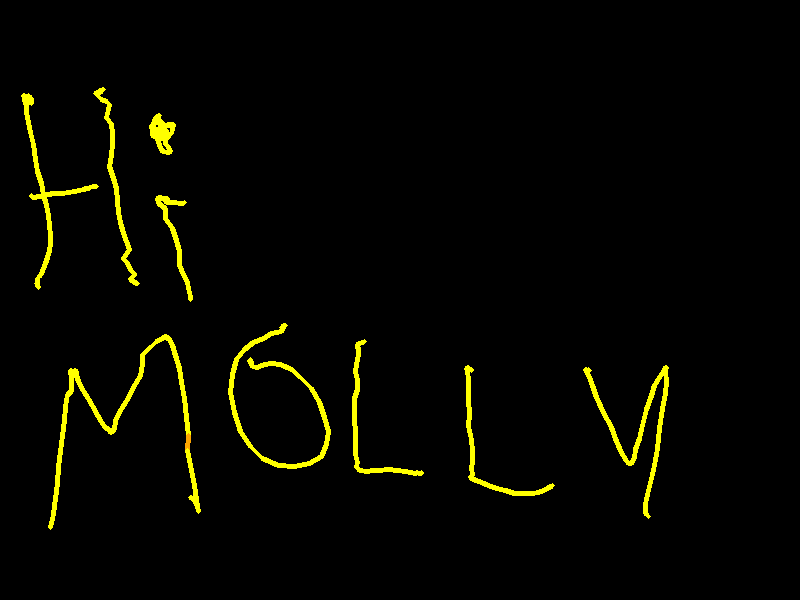
#> input picture images/image_20251208_230749.png, 800 x 600 px, given in place of the camera
$ python final_whiteboard.py
#> lines starting #> are read from the running program, lines starting #| are printed output that depends on the picture; after the words box and inside, x2 and y2 are one past the last pixel; in counts of white or black regions, pixels touching at a corner belong together
import cv2
import numpy as np
import os
from datetime import datetime


# [12 lines left out: function order_points, not called in this run]


def find_surface(frame, min_area_ratio=0.005):
    gray = cv2.cvtColor(frame, cv2.COLOR_BGR2GRAY)
    blur = cv2.GaussianBlur(gray, (5, 5), 0)

    _, thresh = cv2.threshold(
        blur, 0, 255, cv2.THRESH_BINARY + cv2.THRESH_OTSU
    )

    # If the bright area is the background instead of the paper,
    # invert so the paper is white on black.
    if np.mean(thresh) > 127:
        thresh = 255 - thresh

    # Clean up noise
    kernel = np.ones((5, 5), np.uint8)
    thresh = cv2.morphologyEx(thresh, cv2.MORPH_CLOSE, kernel, iterations=2)
    thresh = cv2.morphologyEx(thresh, cv2.MORPH_OPEN, kernel, iterations=1)

    contours, _ = cv2.findContours(
        thresh, cv2.RETR_EXTERNAL, cv2.CHAIN_APPROX_SIMPLE
    )

    if not contours:
        return None

    h, w = gray.shape[:2]
    min_area = min_area_ratio * w * h

    # Pick largest bright blob
    cnt = max(contours, key=cv2.contourArea)
    area = cv2.contourArea(cnt)
    if area < min_area:
        return None

    # Try to approximate as a 4-corner polygon
    peri = cv2.arcLength(cnt, True)
    approx = cv2.approxPolyDP(cnt, 0.02 * peri, True)

    if len(approx) == 4 and cv2.isContourConvex(approx):
        pts = approx.reshape(4, 2).astype("float32")
        return order_points(pts)
    else:
        # Fallback: axis-aligned bounding box of that bright region
        x, y, bw, bh = cv2.boundingRect(cnt)
        pts = np.array([
            [x,         y        ],
            [x + bw,    y        ],
            [x + bw,    y + bh   ],
            [x,         y + bh   ]
        ], dtype="float32")
        return order_points(pts)


def classify_crayola_color(h, s, v, paper_v=None):
    """
    Map HSV values to an approximate Crayola-like color.
    NOTE: we are NOT trying to classify black here; black is excluded by the mask.
    """
    if paper_v is None or paper_v <= 0:
        paper_v = 220.0

    dark_thresh = 0.60 * paper_v

    # Low saturation but reasonably bright -> gray-ish
    if s < 35 and v > dark_thresh:
        return "gray", (128, 128, 128)

    # Red region (wrap-around)
    if h < 8 or h >= 172:
        return "red", (0, 0, 255)

    # Orange / brown region
    if 8 <= h < 22:
        if v < dark_thresh:
            return "brown", (42, 42, 165)
        else:
            return "orange", (0, 165, 255)

    # Yellow
    if 22 <= h < 35:
        return "yellow", (0, 255, 255)

    # Yellow-green / lime
    if 35 <= h < 50:
        return "yellow-green", (50, 255, 50)

    # Green
    if 50 <= h < 85:
        return "green", (0, 200, 0)

    # Blue-green / teal
    if 85 <= h < 100:
        return "blue-green", (200, 200, 0)

    # Blue
    if 100 <= h < 130:
        return "blue", (255, 0, 0)

    # Purple / violet
    if 130 <= h < 155:
        return "purple", (255, 0, 255)

    # Magenta-ish
    if 155 <= h < 172:
        return "magenta", (255, 0, 200)

    # Fallback
    return "red", (0, 0, 255)


def find_marker_center(frame, board_mask=None):
    """
    Detect marker tip INSIDE the board/paper region in the original camera frame.
    We ONLY look for colorful (high-sat, not-dark) pixels (no black detection).
    """
    hsv = cv2.cvtColor(frame, cv2.COLOR_BGR2HSV)
    h_img, w_img = hsv.shape[:2]

    if board_mask is None:
        board_mask = np.ones((h_img, w_img), dtype=np.uint8) * 255

    s_channel = hsv[:, :, 1]
    v_channel = hsv[:, :, 2]

    # Estimate paper brightness from low-saturation pixels inside board
    paper_mask = (board_mask > 0) & (s_channel < 40)
    paper_vals = v_channel[paper_mask]
    if paper_vals.size > 0:
        paper_v = float(np.mean(paper_vals))
    else:
        paper_v = 220.0

    # ---- Colorful marker mask: high-ish sat, not super dark ----
    v_color_thresh = int(max(40, 0.35 * paper_v))
    lower_color = np.array([0, 80, v_color_thresh])
    upper_color = np.array([179, 255, 255])
    mask_color = cv2.inRange(hsv, lower_color, upper_color)

    # Restrict to board
    mask_all = cv2.bitwise_and(mask_color, board_mask)

    # Clean up
    mask_all = cv2.GaussianBlur(mask_all, (7, 7), 0)
    kernel = np.ones((7, 7), np.uint8)
    mask_all = cv2.morphologyEx(mask_all, cv2.MORPH_OPEN, kernel, iterations=2)
    mask_all = cv2.morphologyEx(mask_all, cv2.MORPH_CLOSE, kernel, iterations=1)

    contours, _ = cv2.findContours(
        mask_all, cv2.RETR_EXTERNAL, cv2.CHAIN_APPROX_SIMPLE
    )
    if not contours:
        return None, None, None

    cnt = max(contours, key=cv2.contourArea)
    if cv2.contourArea(cnt) < 200:
        return None, None, None

    # Center from min enclosing circle
    (x, y), radius = cv2.minEnclosingCircle(cnt)
    center = (int(x), int(y))

    # Centroid for sampling color
    M = cv2.moments(cnt)
    if M["m00"] != 0:
        cx = int(M["m10"] / M["m00"])
        cy = int(M["m01"] / M["m00"])
    else:
        cx, cy = center

    cx = max(0, min(w_img - 1, cx))
    cy = max(0, min(h_img - 1, cy))

    h_val, s_val, v_val = hsv[cy, cx]
    color_name, color_bgr = classify_crayola_color(
        int(h_val), int(s_val), int(v_val), paper_v=paper_v
    )

    return center, color_bgr, color_name


# [6 lines left out: function save_canvas_screenshot, not called in this run]


def main():
    CANVAS_W = 800
    CANVAS_H = 600

    # Black background canvas
    canvas = np.zeros((CANVAS_H, CANVAS_W, 3), dtype=np.uint8)

    prev_canvas_pt = None
    smoothed_canvas_pt = None

    cap = cv2.VideoCapture(0)
    if not cap.isOpened():
        print("Error: Could not open camera.")
        return

    surface_pts = None
    last_color_name = "none"

    # Pen pause (word mode) toggle
    pen_paused = False

    print("Controls:")
    print("  q / ESC : quit")
    print("  c       : clear canvas")
    print("  r       : re-detect surface")
    print("  s       : save screenshot of canvas (right panel) to ./images")
    print("  SPACE   : toggle pen pause / word mode (no drawing when ON)\n")

    while True:
        ret, frame = cap.read()
#> frame is the input picture: shape (600, 800, 3); mean B, G, R 0, 6.5, 6.5
        if not ret:
            print("Error: Could not read frame from camera.")
            break

        # *** MIRRORING FIX: we NO LONGER flip horizontally ***
        # frame = cv2.flip(frame, 1)

        h, w = frame.shape[:2]

        # Detect surface when we don't have it yet
        if surface_pts is None:
            detected_pts = find_surface(frame, min_area_ratio=0.02)
#> in find_surface, `gray = cv2.cvtColor(frame, cv2.COLOR_BGR2GRAY)`:
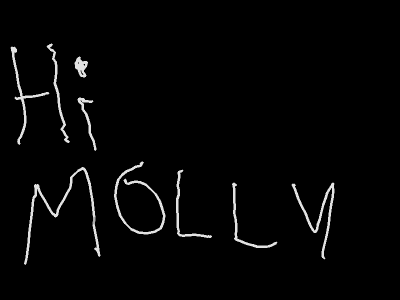
#> gray: shape (600, 800) (shown at 1/2 size); min 0, max 226, mean 5.7
#> in find_surface, `_, thresh = cv2.threshold( blur, 0, 255, cv2.THRESH_BINARY + cv2.THRES..`:
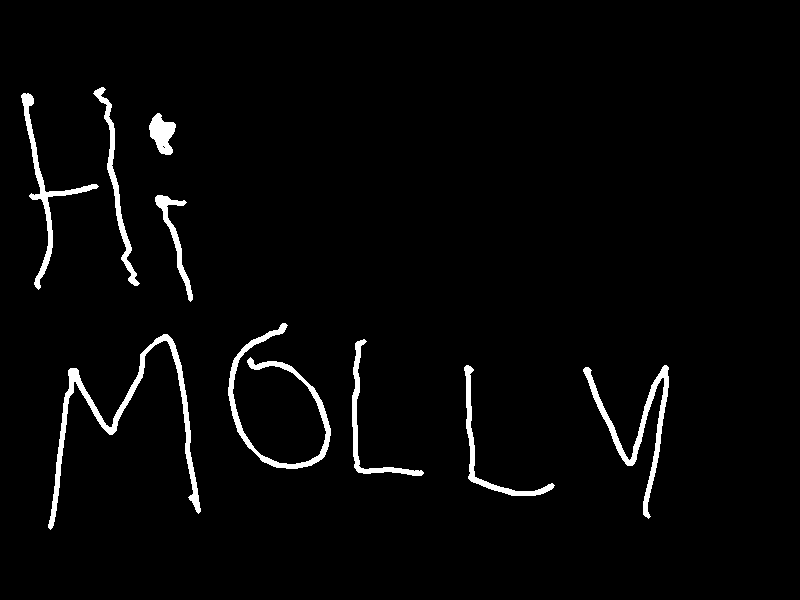
#> thresh: shape (600, 800); 2.7% white; 9 white regions, largest, box (x1, y1, x2, y2) and area: (48, 334, 201, 530) 2883, (228, 323, 331, 469) 2063, (583, 365, 669, 519) 1972
#> in find_surface, `thresh = cv2.morphologyEx(thresh, cv2.MORPH_OPEN, kernel, iterations=1)`:
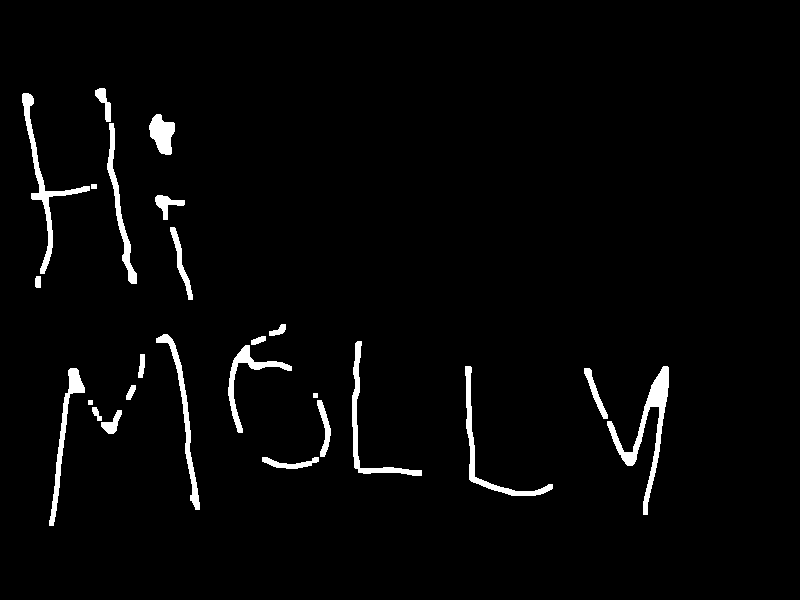
#> thresh: shape (600, 800); 2.7% white; 25 white regions
#> in find_surface, `contours, _ = cv2.findContours( thresh, cv2.RETR_EXTERNAL, cv2.CHAIN_A..`: contours = 25 contours, 2 with area under 20; largest, box (x1, y1, x2, y2) and area: (607, 366, 669, 515) 1589, (22, 93, 90, 274) 1144, (465, 366, 553, 496) 884, (156, 334, 200, 510) 870, (49, 368, 85, 526) 848
#> in find_surface, `cnt = max(contours, key=cv2.contourArea)`: cnt = contour of 229 points, box (x1, y1, x2, y2) (607, 366, 669, 515), area 1589
#> in find_surface, `area = cv2.contourArea(cnt)`: area = 1589

            if detected_pts is not None:
                surface_pts = detected_pts
            else:
                # Fallback = whole frame (not ideal but prevents crash)
                surface_pts = np.array([
                    [0, 0],
                    [w - 1, 0],
                    [w - 1, h - 1],
                    [0, h - 1]
                ], dtype="float32")

        # Compute homographies
        dst_pts = np.array([
            [0, 0],
            [CANVAS_W - 1, 0],
            [CANVAS_W - 1, CANVAS_H - 1],
            [0, CANVAS_H - 1]
        ], dtype="float32")

        H, _ = cv2.findHomography(surface_pts, dst_pts)
        H_inv, _ = cv2.findHomography(dst_pts, surface_pts)

        # Board mask for detection
        board_mask = np.zeros((h, w), dtype=np.uint8)
        cv2.fillPoly(board_mask, [surface_pts.astype(np.int32)], 255)
#> board_mask: shape (600, 800); every value is 255

        # Detect marker in camera space (only colorful, no black)
        marker_center, marker_color, color_name = find_marker_center(
            frame, board_mask=board_mask
        )
#> in find_marker_center, `paper_mask = (board_mask > 0) & (s_channel < 40)`:
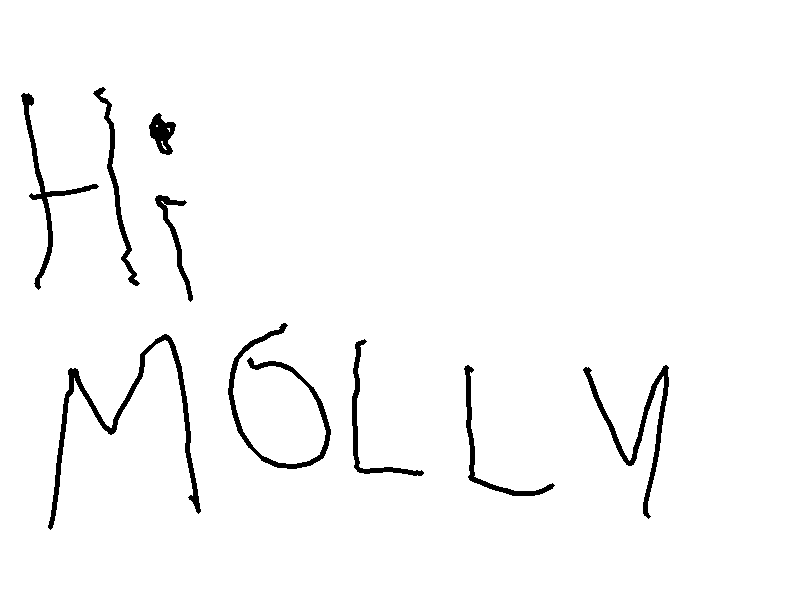
#> paper_mask: shape (600, 800) bool; 97.5% white; 9 black regions
#> in find_marker_center, `paper_v = float(np.mean(paper_vals))`: paper_v = 0
#> in find_marker_center, `v_color_thresh = int(max(40, 0.35 * paper_v))`: v_color_thresh = 40
#> in find_marker_center, `lower_color = np.array([0, 80, v_color_thresh])`: lower_color = [0, 80, 40]
#> in find_marker_center, `mask_all = cv2.morphologyEx(mask_all, cv2.MORPH_OPEN, kernel, iteratio..`:
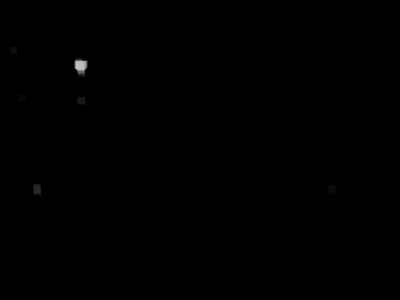
#> mask_all: shape (600, 800) (shown at 1/2 size); min 0, max 191, mean 0.2
#> in find_marker_center, `contours, _ = cv2.findContours( mask_all, cv2.RETR_EXTERNAL, cv2.CHAIN..`: contours = 8 contours; box (x1, y1, x2, y2) and area: (147, 113, 177, 157) 973, (66, 366, 85, 393) 433, (652, 368, 672, 390) 362, (154, 193, 172, 211) 279, (20, 92, 35, 109) 222, (37, 188, 51, 203) 182, (623, 453, 637, 467) 169, (127, 271, 140, 285) 156
#> in find_marker_center, `cnt = max(contours, key=cv2.contourArea)`: cnt = contour of 34 points, box (x1, y1, x2, y2) (147, 113, 177, 157), area 973
#> in find_marker_center, `(x, y), radius = cv2.minEnclosingCircle(cnt)`: x = 162.5; y = 134.5; radius = 23.93
#> in find_marker_center, `center = (int(x), int(y))`: center = (162, 134)
#> in find_marker_center, `M = cv2.moments(cnt)`: M = moments, m00 973, centre m10/m00, m01/m00 = (161.7, 133.7)
#> in find_marker_center, `cx = int(M["m10"] / M["m00"])`: cx = 161
#> in find_marker_center, `cy = int(M["m01"] / M["m00"])`: cy = 133
#> in find_marker_center, `h_val, s_val, v_val = hsv[cy, cx]`: h_val = 30; s_val = 255
#> in find_marker_center, `color_name, color_bgr = classify_crayola_color( int(h_val), int(s_val)..`: color_name = 'yellow'; color_bgr = (0, 255, 255)
#> marker_center = (162, 134); marker_color = (0, 255, 255); color_name = 'yellow'

        if marker_center is None:
            # No marker: reset stroke, but keep pause state
            prev_canvas_pt = None
            smoothed_canvas_pt = None
            color_name_display = last_color_name
        else:
            last_color_name = color_name
#> last_color_name = 'yellow'
            color_name_display = color_name
#> color_name_display = 'yellow'

            if H is not None and not pen_paused:
                # Only draw if pen is NOT paused
                pts = np.array([[marker_center]], dtype="float32")
#> pts = [[162, 134]]
                projected = cv2.perspectiveTransform(pts, H)[0][0]
#> projected = [162, 134]
                u_raw, v_raw = projected[0], projected[1]
#> u_raw = 162; v_raw = 134

                if 0 <= u_raw < CANVAS_W and 0 <= v_raw < CANVAS_H:
                    alpha = 0.3  # smoothing factor
                    if smoothed_canvas_pt is None:
                        sm_u, sm_v = u_raw, v_raw
#> sm_u = 162; sm_v = 134
                    else:
                        prev_u, prev_v = smoothed_canvas_pt
                        sm_u = (1 - alpha) * prev_u + alpha * u_raw
                        sm_v = (1 - alpha) * prev_v + alpha * v_raw

                    u, v = int(sm_u), int(sm_v)
#> u = 162; v = 134
                    smoothed_canvas_pt = (sm_u, sm_v)
#> smoothed_canvas_pt = (162, 134)

                    if prev_canvas_pt is not None:
                        cv2.line(canvas, prev_canvas_pt, (u, v),
                                 marker_color, thickness=4)
                    prev_canvas_pt = (u, v)
#> prev_canvas_pt = (162, 134)
                else:
                    prev_canvas_pt = None
                    smoothed_canvas_pt = None
            else:
                # Pen paused -> do NOT draw, and break the stroke
                prev_canvas_pt = None
                smoothed_canvas_pt = None

        # Warp the canvas back onto the camera paper
        if H_inv is not None:
            overlay = cv2.warpPerspective(canvas, H_inv, (w, h))
#> canvas: shape (600, 800, 3); every value is 0

            overlay_gray = cv2.cvtColor(overlay, cv2.COLOR_BGR2GRAY)
            _, mask_overlay = cv2.threshold(overlay_gray, 10, 255,
                                            cv2.THRESH_BINARY)
#> overlay_gray: shape (600, 800); every value is 0
            mask_overlay_inv = cv2.bitwise_not(mask_overlay)

            frame_bg = cv2.bitwise_and(frame, frame, mask=mask_overlay_inv)
            drawing_fg = cv2.bitwise_and(overlay, overlay, mask=mask_overlay)

            frame_with_drawing = cv2.add(frame_bg, drawing_fg)
        else:
            frame_with_drawing = frame.copy()

        # Draw surface outline
        cv2.polylines(
            frame_with_drawing,
            [surface_pts.astype(np.int32)],
            isClosed=True,
            color=(0, 255, 0),
            thickness=2
        )

        # Show marker on camera panel
        if marker_center is not None and marker_color is not None:
            cv2.circle(frame_with_drawing, marker_center, 7, marker_color, -1)
#> frame_with_drawing: shape (600, 800, 3); mean B, G, R 0, 9.4, 6.5

        # Show current color + pen mode
        mode_text = "PAUSED" if pen_paused else "DRAWING"
        cv2.putText(
            frame_with_drawing,
            f"Color: {color_name_display}  |  Mode: {mode_text}",
            (10, 30),
            cv2.FONT_HERSHEY_SIMPLEX,
            0.7,
            (255, 255, 255),
            2,
            cv2.LINE_AA
        )

        # Left: camera+drawing, Right: canvas
        disp_h, disp_w = 400, 600
        cam_disp = cv2.resize(frame_with_drawing, (disp_w, disp_h))
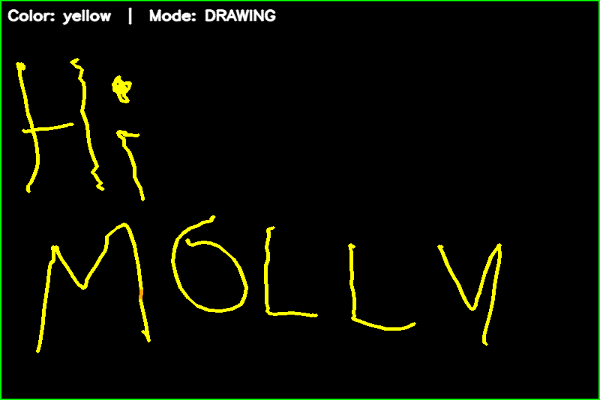
#> cam_disp: shape (400, 600, 3); mean B, G, R 1.5, 10.8, 7.9
        canvas_disp = cv2.resize(canvas, (disp_w, disp_h))

        combined = np.hstack((cam_disp, canvas_disp))
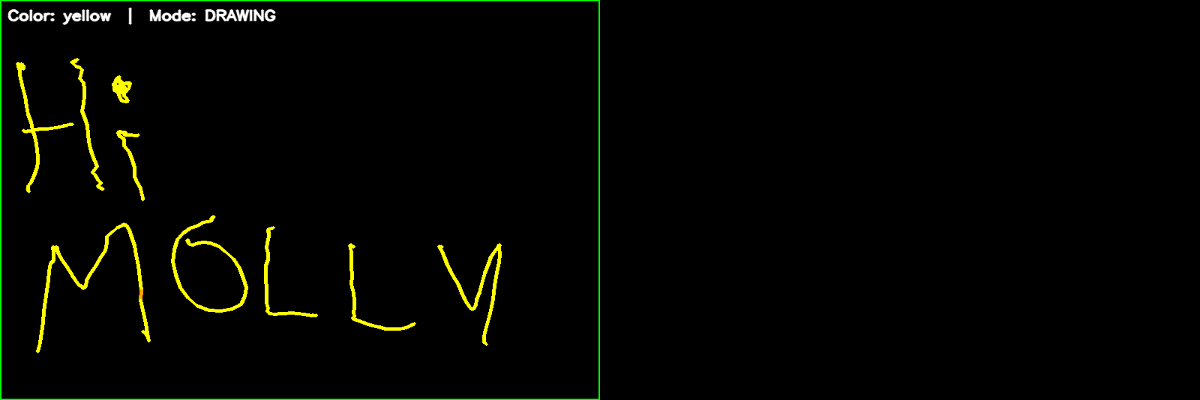
#> combined: shape (400, 1200, 3); mean B, G, R 0.7, 5.4, 4
        cv2.imshow("Interactive Whiteboard (Camera | Canvas)", combined)

        key = cv2.waitKey(1) & 0xFF
#> (key q is pressed here)
        if key == ord('q') or key == 27:
            break
        elif key == ord('c'):
            canvas[:] = 0
            prev_canvas_pt = None
            smoothed_canvas_pt = None
        elif key == ord('r'):
            surface_pts = None
            prev_canvas_pt = None
            smoothed_canvas_pt = None
        elif key == ord('s'):
            # Screenshot of the RAW canvas (right panel)
            save_canvas_screenshot(canvas)
        elif key == 32:  # SPACE
            pen_paused = not pen_paused
            # Break the stroke so lines don't connect across pen up/down
            prev_canvas_pt = None
            smoothed_canvas_pt = None
            state = "PAUSED" if pen_paused else "DRAWING"
            print(f"[mode] Pen mode switched to: {state}")

    cap.release()
    cv2.destroyAllWindows()


if __name__ == "__main__":
    main()
